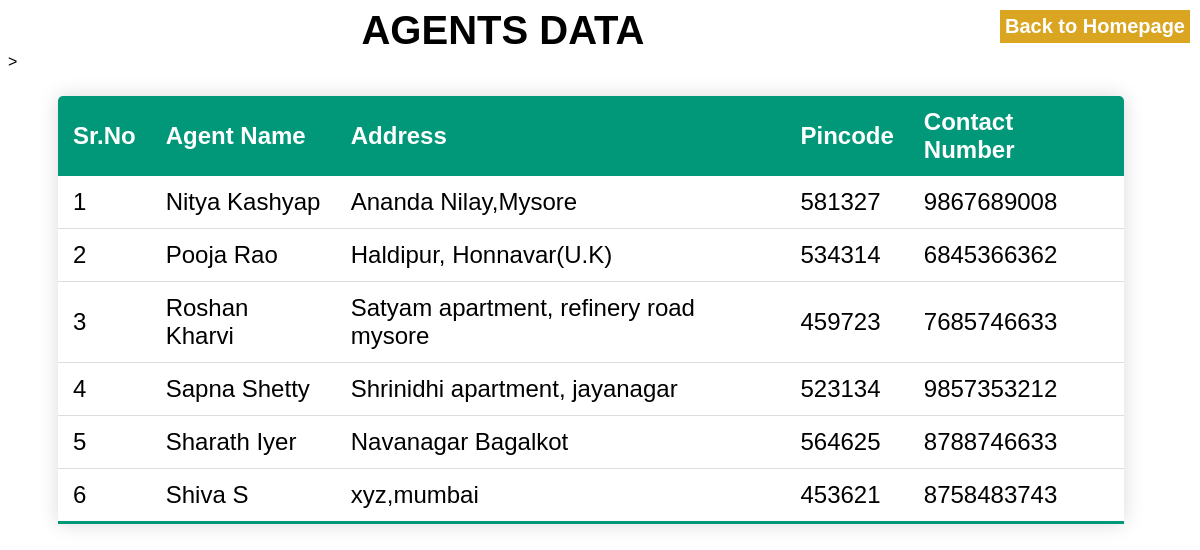
The page /agent_details.php on the database its author committed.
### tables this page shows
CREATE TABLE `agent` (
  `ag_user_name` varchar(30) NOT NULL,
  `agent_name` varchar(30) NOT NULL,
  `agent_psw` varchar(20) NOT NULL,
  `address` varchar(50) NOT NULL,
  `pincode` int(11) NOT NULL,
  `contact_no` bigint(20) NOT NULL
);

### agent_details.php (the view, shortened to what this page needs)
<?php
include 'connection.php';
?>
<html>
<head>
</head>
<body>
	<a href="entry.php">Back to Homepage</a>
	<h2>AGENTS DATA</h2>
	<table class="t_content" width="90%">
		<thead>>
			<tr>
				<th>Sr.No</th>
				<th>Agent Name</th>
				<th>Address</th>
				<th>Pincode</th>
				<th>Contact Number</th>
			</tr>
		</thead>
		<?php
			$sql ="SELECT agent_name,address,pincode,contact_no FROM agent;";
			$result = mysqli_query($conn,$sql);
			$sr=0;
			while ($row= mysqli_fetch_assoc($result)) {
		?>
		<tbody>
			<tr>
				<td>
					<?php echo ++$sr; ?>
				</td>
				<td>
					<?php echo $row['agent_name'];?>
				</td>
				<td>
					<?php echo $row['address'];?>
				</td>
				<td>
					<?php echo $row['pincode'];?>
				</td>
				<td>
					<?php echo $row['contact_no'];?>
				</td>
			</tr>
		</tbody>
		<?php
			}
		?>
	</table>
</body>
</html>

### agent_details.php (style rules this page uses)
body { background-image: url(https://dollarsandsense.sg/wp-content/uploads/2015/10/life_insurance.jpg); background-size: cover; font-family: Arial, Helvetica, sans-serif; }
a { border: 2px solid white; padding: 5px; float: right; background-color: goldenrod; text-decoration: none; color: white; font-weight: bold; font-size: 20px; }
h2 { font-size: 40px; color: black; text-align: center; margin: 0; }
.t_content { border-collapse: collapse; margin: 25px 0; font-size: 1.5em; border-radius: 5px 5px 0 0; overflow: hidden; box-shadow: 0 0 20px rgba(0, 0, 0, 0.15); margin-left: 50px; }
.t_content thead tr { background-color: #009879; color: white; text-align: left; }
.t_content th, .t_content td { padding: 12px 15px; }
.t_content tbody tr { border-bottom: 1px solid #dddddd; background-color: white; }
.t_content tbody:nth-of-type(2n) { background-color: #f3f3f3; }
.t_content tbody:last-of-type { border-bottom: 3px solid #009879; }

### rows shown on the page
agent: agent_name "Nitya Kashyap", address "Ananda Nilay,Mysore", pincode "581327", contact_no "9867689008"
agent: agent_name "Pooja Rao", address "Haldipur, Honnavar(U.K)", pincode "534314", contact_no "6845366362"
agent: agent_name "Roshan Kharvi", address "Satyam apartment, refinery road mysore", pincode "459723", contact_no "7685746633"
agent: agent_name "Sapna Shetty", address "Shrinidhi apartment, jayanagar", pincode "523134", contact_no "9857353212"
agent: agent_name "Sharath Iyer", address "Navanagar Bagalkot", pincode "564625", contact_no "8788746633"
agent: agent_name "Shiva S", address "xyz,mumbai", pincode "453621", contact_no "8758483743"
